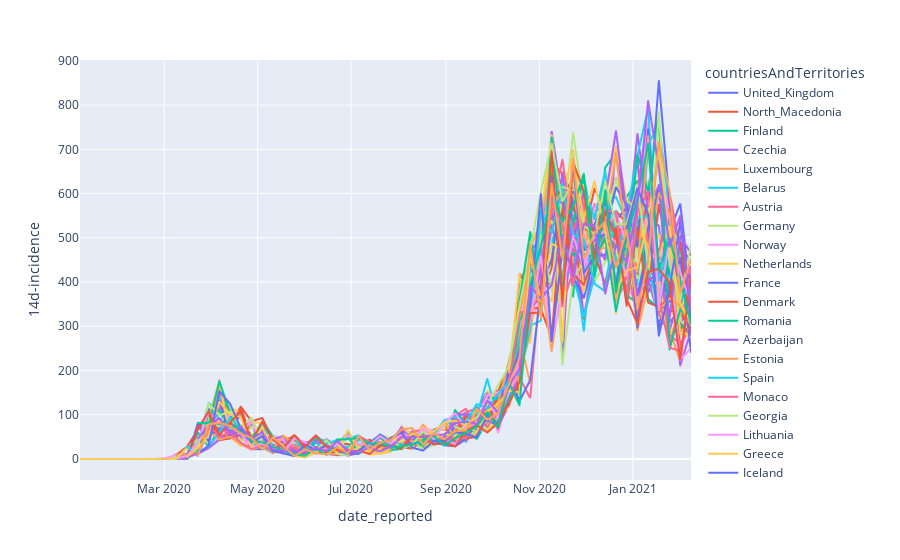

This figure's notebook cell:
### Code cell
df = cdf[["continentExp", "countriesAndTerritories", "14d-incidence"]].groupby("continentExp")

df_toplot = cdf.loc[df.groups["Europe"]].sort_values("date_reported")
df_toplot["14d-incidence"] = df_toplot["14d-incidence"].rolling(window = 12).mean()

fig = px.line(df_toplot, x="date_reported", y="14d-incidence", color='countriesAndTerritories')
+üpo fdy<fig.show()
